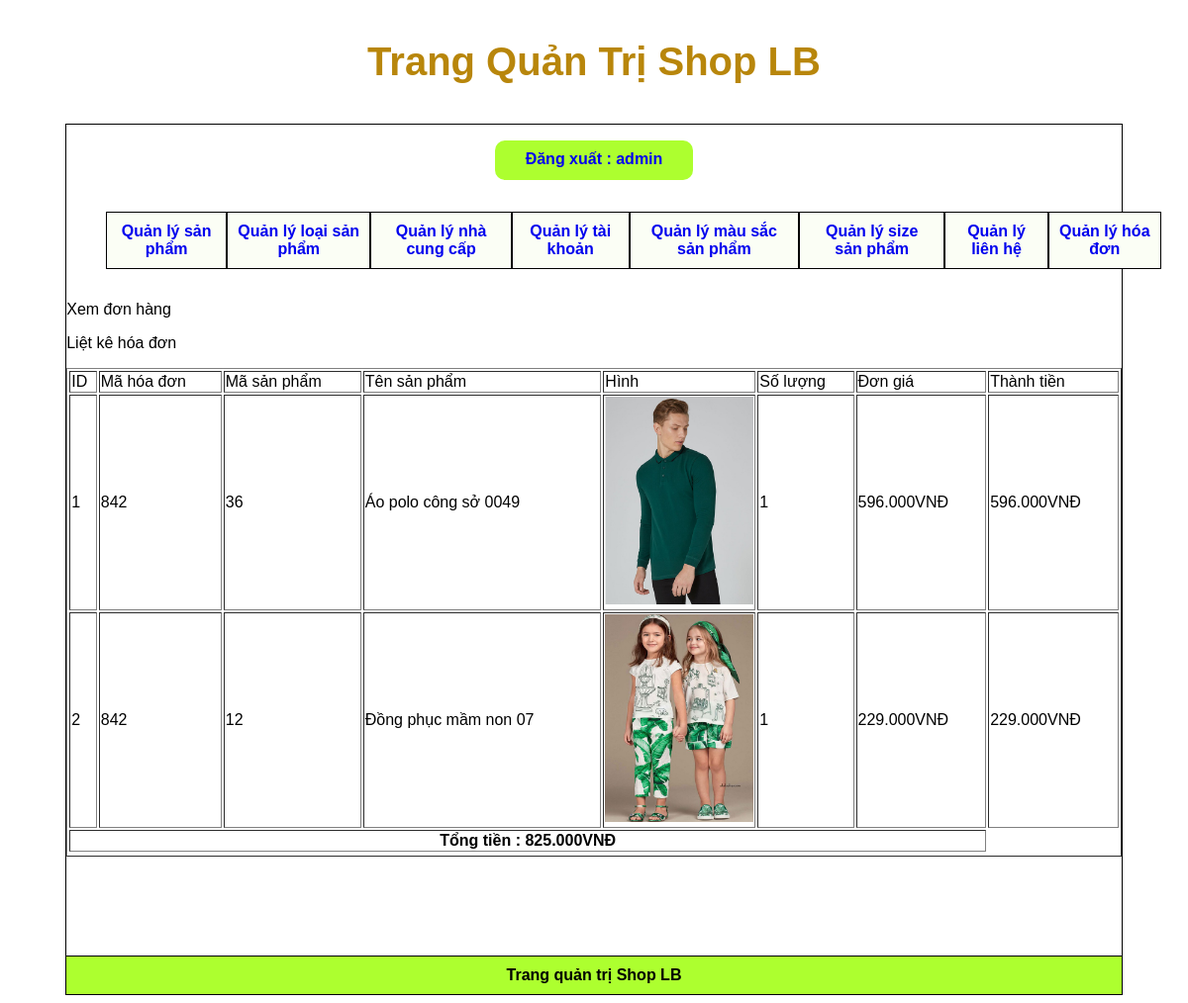
Page /webbanquanao/admincp/index.php?action=quanlyhoadon&query=xemhoadon&mahoadon=842 (signed in) on the committed database.
### tables this page shows
CREATE TABLE `tbl_chitiethoadon` (
  `id_chitiethoadon` int(11) NOT NULL,
  `id_sanpham` int(11) NOT NULL,
  `mahoadon` varchar(11) NOT NULL,
  `soluongmua` int(11) NOT NULL
);

CREATE TABLE `tbl_sanpham` (
  `id_sanpham` int(11) NOT NULL,
  `tensanpham` varchar(100) NOT NULL,
  `masanpham` varchar(100) NOT NULL,
  `giasanpham` float NOT NULL,
  `soluong` int(11) NOT NULL,
  `hinhanh` varchar(100) NOT NULL,
  `tomtat` tinytext NOT NULL,
  `noidung` text NOT NULL,
  `id_loaisanpham` int(11) NOT NULL,
  `id_nhacungcap` int(11) NOT NULL,
  `trangthai` int(11) NOT NULL
);

### webbanquanao/admincp/modules/quanlyhoadon/xemhoadon.php (the view, shortened to what this page needs)
<p>Xem đơn hàng</p>
<?php
$code = $_GET['mahoadon'];
$sql_lietke_hd = "SELECT * FROM tbl_chitiethoadon ,tbl_sanpham  WHERE tbl_chitiethoadon.id_sanpham=tbl_sanpham.id_sanpham
AND tbl_chitiethoadon.mahoadon = $code
ORDER BY tbl_chitiethoadon.id_chitiethoadon DESC";
$result_lietke_hd = mysqli_query($connect, $sql_lietke_hd);
?>
<p>Liệt kê hóa đơn</p>
<table style="width: 100%;" border="1" style="border-collapse:collapse;">
    <tr>
        <td>ID</td>
        <td>Mã hóa đơn</td>
        <td>Mã sản phẩm</td>
        <td>Tên sản phẩm</td>
        <td>Hình</td>
        <td>Số lượng</td>
        <td>Đơn giá</td>
        <td>Thành tiền</td>
    </tr>
    <?php
    $i = 0;
    $tongtien = 0;
    while ($row = mysqli_fetch_array($result_lietke_hd)) {
        $i++;
        $thanhtien = $row['giasanpham'] * $row['soluongmua'];
        $tongtien += $thanhtien;
    ?>
        <tr>
            <td><?= $i ?></td>
            <td><?= $row['mahoadon'] ?></td>
            <td><?= $row['id_sanpham'] ?></td>
            <td><?= $row['tensanpham'] ?></td>
            <td style="width:150px;height:150px;">
                <img src="modules/quanlysanpham/uploads/<?= $row['hinhanh'] ?> " width="100%">
            </td>
            <td><?= $row['soluongmua'] ?></td>
            <td><?= number_format($row['giasanpham'], 0, ',', '.') . 'VNĐ' ?></td>
            <td><?= number_format($thanhtien, 0, ',', '.') . 'VNĐ' ?></td>
        </tr>
    <?php
    }
    ?>
    <tr>
        <th colspan="7">Tổng tiền : <?= number_format($tongtien, 0, ',', '.') . 'VNĐ' ?></th>
    </tr>
</table>

### webbanquanao/admincp/index.php (shortened to what this page needs)
<!DOCTYPE html>
<html lang="en">
<head>
    <link rel="stylesheet" href="css/style_admincp.css">
</head>
<body>
    <h3 class="admincp_tile">Trang Quản Trị Shop LB</h3>
    <div class="wrapper">
    <?php
        include("modules/header.php");
        include("modules/menu.php");
        include("modules/main.php");
        include("modules/footer.php");
        ?>
    </div>
</body>
</html>

### webbanquanao/admincp/modules/header.php (shortened to what this page needs)
<div class="dangxuat"><p><a style="display: block; width: 200px; height: 30px; background-color: greenyellow; text-align: center; text-decoration: none; border-radius: 10px; padding-top: 10px; margin: 0 auto; font-weight: bold;" href="index.php?dangxuat=1">Đăng xuất : <?php if(isset($_SESSION['dangky'])){
		echo $_SESSION['dangky'];
	} ?></a></p></div>

### webbanquanao/admincp/modules/menu.php (shortened to what this page needs)
<link rel="stylesheet" href="../css/style_admincp.css">
<div class="menu">
    <ul class="admincp_list">
        <li><a href="index.php?action=quanlysanpham&query=them">Quản lý sản phẩm</a></li>
        <?php
        if (isset($_SESSION['dangky'])) {
            if ($_SESSION['dangky'] == 'admin') {
        ?>
                <li><a href="index.php?action=quanlyloaisanpham&query=them">Quản lý loại sản phẩm</a></li>
                <li><a href="index.php?action=quanlynhacungcap&query=them">Quản lý nhà cung cấp</a></li>
                <li><a href="index.php?action=quanlytaikhoan&query=them">Quản lý tài khoản</a></li>
                <li><a href="index.php?action=quanlymausac&query=them">Quản lý màu sắc sản phẩm</a></li>
                <li><a href="index.php?action=quanlysize&query=them">Quản lý size sản phẩm</a></li>
                <li><a href="index.php?action=quanlylienhe&query=xemchitiet">Quản lý liên hệ</a></li>
                <li><a href="index.php?action=quanlyhoadon&query=lietke">Quản lý hóa đơn</a></li>
        <?php
            }
        }
        ?>
    </ul>
</div>

### webbanquanao/admincp/modules/main.php (shortened to what this page needs)
<div class="main">
    <?php
    if (isset($_GET['action']) && $_GET['query']) {
        $bientam = $_GET['action'];
        $query = $_GET['query'];
    } else {
        $bientam = '';
        $query = '';
    }
    if ($bientam == 'quanlyloaisanpham' && $query == 'them') {
        include("modules/quanlyloaisanpham/them.php");
        include("modules/quanlyloaisanpham/lietke.php");
    } elseif ($bientam == 'quanlyloaisanpham' && $query == 'sua') {
        include("modules/quanlyloaisanpham/sua.php");
    }elseif ($bientam == 'quanlynhacungcap' && $query == 'them') {
        include("modules/quanlynhacungcap/them.php");
        include("modules/quanlynhacungcap/lietke.php");
    } elseif ($bientam == 'quanlynhacungcap' && $query == 'sua') {
        include("modules/quanlynhacungcap/sua.php");
    }elseif ($bientam == 'quanlysanpham' && $query == 'them') {
        include("modules/quanlysanpham/them.php");
        include("modules/quanlysanpham/lietke.php");
    } elseif ($bientam == 'quanlysanpham' && $query == 'sua') {
        include("modules/quanlysanpham/sua.php");
    }elseif ($bientam == 'quanlymausac' && $query == 'them') {
        include("modules/quanlymausac/them.php");
        include("modules/quanlymausac/lietke.php");
    } elseif ($bientam == 'quanlymausac' && $query == 'sua') {
        include("modules/quanlymausac/sua.php");
    }elseif ($bientam == 'quanlysize' && $query == 'them') {
        include("modules/quanlysize/them.php");
        include("modules/quanlysize/lietke.php");
    } elseif ($bientam == 'quanlysize' && $query == 'sua') {
        include("modules/quanlysize/sua.php");
    } elseif ($bientam == 'quanlytaikhoan' && $query == 'them') {
        include("modules/quanlytaikhoan/lietke.php");
    } elseif ($bientam == 'quanlytaikhoan' && $query == 'sua') {
        include("modules/quanlytaikhoan/sua.php");
    } elseif ($bientam == 'quanlylienhe' && $query == 'xemchitiet') {
        include("modules/quanlylienhe/xemchitiet.php");
    } elseif ($bientam == 'quanlyhoadon' && $query == 'lietke') {
        include("modules/quanlyhoadon/lietke.php");
    } elseif ($bientam == 'quanlyhoadon' && $query == 'xuly') {
        include("modules/quanlyhoadon/xuly.php");
    } elseif ($bientam == 'quanlyhoadon' && $query == 'xemhoadon') {
        include("modules/quanlyhoadon/xemhoadon.php");
    } elseif ($bientam == 'dangxuat') {
        include("../login.php");
    } else {
        include("modules/dashboard.php");
    }
    ?>
</div>

### webbanquanao/admincp/modules/footer.php
<div style="text-align: center;" class="footer-ad"><p style="margin-top: 100px;
        margin-bottom: 0px;
        border-top: 1px solid #000;
        padding: 10px;
        color: black;
        background-color: greenyellow;
        font-weight: bolder;">Trang quản trị Shop LB</p></div>

### webbanquanao/admincp/css/style_admincp.css (style rules this page uses)
h3.admincp_tile { text-align: center; font-size: 40px; color: darkgoldenrod; }
.wrapper { border: 1px solid #000; width: 90%; margin: 0 auto; }

### webbanquanao/admincp/modules/header.php (style rules this page uses)
a { font-weight: bold; }

### webbanquanao/admincp/modules/menu.php (style rules this page uses)
* { font-family: 'Poppins', sans-serif; text-decoration: none; }
.admincp_list { list-style: none; width: 100%; display: inline-flex; }
.admincp_list li { list-style: none; text-align: center; background-color: #fbfef5; border: 1px solid black; padding: 10px; }
.menu { width: 100%; }

### rows in the picture
tbl_chitiethoadon: mahoadon "842", id_sanpham.id_sanpham "36", id_sanpham.tensanpham "Áo polo công sở 0049", id_sanpham.hinhanh (picture), soluongmua "1", id_sanpham.giasanpham "596.000", thanhtien "596.000"
tbl_chitiethoadon: mahoadon "842", id_sanpham.id_sanpham "12", id_sanpham.tensanpham "Đồng phục mầm non 07", id_sanpham.hinhanh (picture), soluongmua "1", id_sanpham.giasanpham "229.000", thanhtien "229.000"

### other values in the picture
$_SESSION['dangky'] "admin"
$tongtien "825.000"
